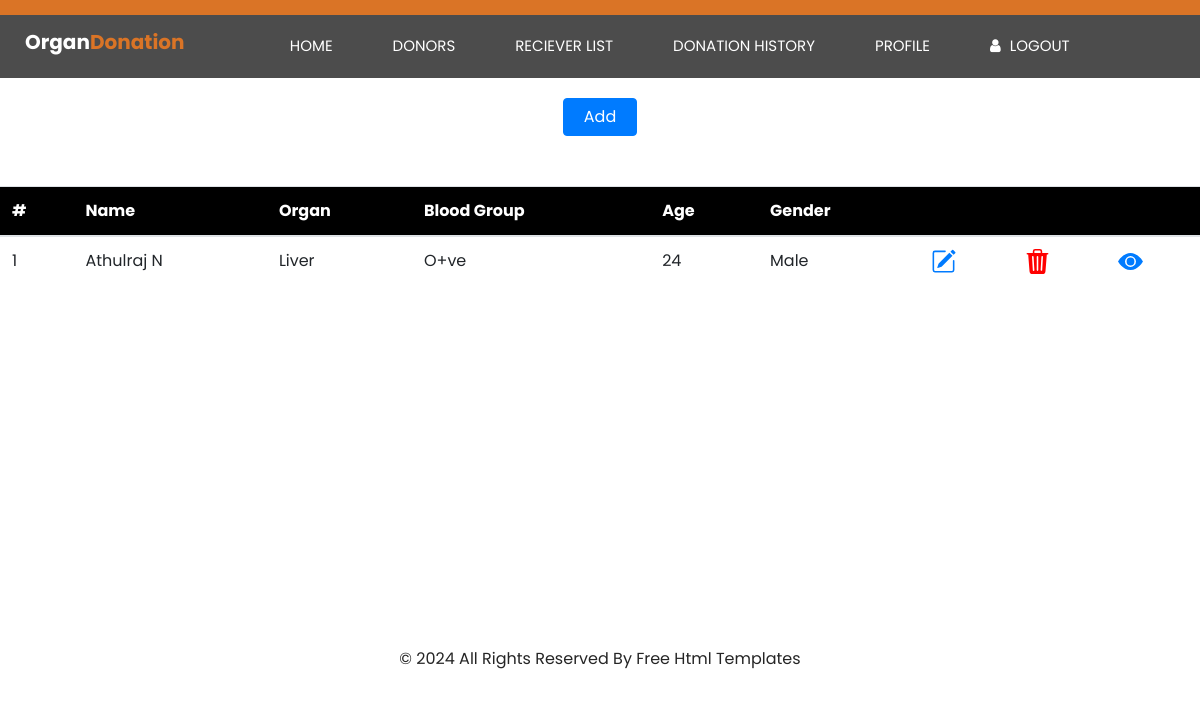
Page /donor (signed in) on the committed database.
### app/models.py (models this page shows, shortened)
class donor(models.Model):
    hospital_id  = models.ForeignKey(hospital, on_delete=models.CASCADE)
    name = models.CharField(max_length=200)
    doctername = models.CharField(max_length=200)
    Organ_name = models.CharField(max_length=200)
    gender = models.CharField(max_length=200,null=True,blank=True)
    age = models.CharField(max_length=200)
    bloodgroup = models.CharField(max_length=200)
    phone = models.IntegerField()
    email = models.CharField(max_length=200)
    address = models.CharField(max_length=200)
    photo = models.FileField()
    idproof = models.FileField()

### app/views.py (the view)
# urls.py: path('donor',views.donorpage,name='donor'),
def donorpage(request):
    data=request.session['hid']
    data1=donor.objects.filter(hospital_id=data)
    return render(request,'Donor.html',{'data1':data1})

### template/Donor.html (shortened to what this page needs)
<!DOCTYPE html>
<html lang="en">
    {% extends 'hospital.html' %}
    {% block content %}
    {% load static %}
<head>
</head>
<body>
<div style="display: flex; flex-direction: column;padding-bottom: 320px;">
    <table class="table" style="margin-top: 50px;padding-bottom: 500px;">
        <div style="margin: auto;">
            <a href="adddonors"><button class="btn btn-primary" style="width: fit-content;padding-left: 20px;padding-right: 20px;margin-top: 20px;">
                Add
            </button></a>
        </div>
        <thead style="background-color: black;color: white;">
          <tr>
            <th scope="col">#</th>
            <th scope="col">Name</th>
            <th scope="col">Organ</th>
            <th scope="col">Blood Group</th>
            <th scope="col">Age</th>
            <th scope="col">Gender</th>
            <th></th>
            <th></th>
            <th></th>
          </tr>
        </thead>
        <tbody style="background-color: white;">
          {% for i in data1 %}
          <tr>
            <td scope="row">{{ forloop.counter }}</td>
            <td>{{i.name}}</td>
            <td>{{i.Organ_name}}</td>
            <td>{{i.bloodgroup}}</td>
            <td>{{i.age}}</td>
            <td>{{i.gender}}</td>
            <td><a href="{% url 'donoredit' id=i.id %}"></a></td>
              <td>
                <a href="{% url 'donordelete' id=i.id %}"></a>
              </td>
              <td>
                <a href="{% url 'donordetails' id=i.id %}"><svg xmlns="http://www.w3.org/2000/svg" width="25" height="25" fill="currentColor" class="bi bi-eye-fill" viewBox="0 0 16 16">
                  <path d="M10.5 8a2.5 2.5 0 1 1-5 0 2.5 2.5 0 0 1 5 0"/>
                  <path d="M0 8s3-5.5 8-5.5S16 8 16 8s-3 5.5-8 5.5S0 8 0 8m8 3.5a3.5 3.5 0 1 0 0-7 3.5 3.5 0 0 0 0 7"/>
                </svg></a>
              </td>
          </tr>
         {% endfor %}
        </tbody>
      </table>
</div>
</body>
{% endblock %}

### static/css/style.css (style rules this page uses)
body { font-family: 'Poppins', sans-serif; color: #0c0c0c; background-color: #ffffff; overflow-x: hidden; }
a, a:hover, a:focus { text-decoration: none; }
.btn, .btn:focus { outline: none !important; -webkit-box-shadow: none; box-shadow: none; }

### template/hospital.html (style rules this page uses)
:root { --blue: #007bff; --indigo: #6610f2; --purple: #6f42c1; --pink: #e83e8c; --red: #dc3545; --orange: #fd7e14; --yellow: #ffc107; --green: #28a745; --teal: #20c997; --cyan: #17a2b8; --white: #fff; --gray: #6c757d; --gray-dark: #343a40; --primary: #007bff; --secondary: #6c757d; --success: #28a745; --info: #17a2b8; --warning: #ffc107; --danger: #dc3545; --light: #f8f9fa; --dark: #343a40; --breakpoint-xs: 0; --breakpoint-sm: 576px; --breakpoint-md: 768px; --breakpoint-lg: 992px; --breakpoint-xl: 1200px; --font-family-sans-serif: -apple-system, BlinkMacSystemFont, "Segoe UI", Roboto, "Helvetica Neue", Arial, "Noto Sans", sans-serif, "Apple Color Emoji", "Segoe UI Emoji", "Segoe UI Symbol", "Noto Color Emoji"; --font-family-monospace: SFMono-Regular, Menlo, Monaco, Consolas, "Liberation Mono", "Courier New", monospace; }
*, *::before, *::after { box-sizing: border-box; }
html { font-family: sans-serif; line-height: 1.15; -webkit-text-size-adjust: 100%; -webkit-tap-highlight-color: rgba(0, 0, 0, 0); }
body { margin: 0; font-family: -apple-system, BlinkMacSystemFont, "Segoe UI", Roboto, "Helvetica Neue", Arial, "Noto Sans", sans-serif, "Apple Color Emoji", "Segoe UI Emoji", "Segoe UI Symbol", "Noto Color Emoji"; font-size: 1rem; font-weight: 400; line-height: 1.5; color: #212529; text-align: left; background-color: #fff; }
a { color: #007bff; text-decoration: none; background-color: transparent; }
svg { overflow: hidden; vertical-align: middle; }
table { border-collapse: collapse; }
th { text-align: inherit; }
button { border-radius: 0; }
input, button, select, optgroup, textarea { margin: 0; font-family: inherit; font-size: inherit; line-height: inherit; }
button, input { overflow: visible; }
button, select { text-transform: none; }
button, [type="button"], [type="reset"], [type="submit"] { -webkit-appearance: button; }
button:not(:disabled), [type="button"]:not(:disabled), [type="reset"]:not(:disabled), [type="submit"]:not(:disabled) { cursor: pointer; }
.table { width: 100%; margin-bottom: 1rem; color: #212529; }
.table th, .table td { padding: 0.75rem; vertical-align: top; border-top: 1px solid #dee2e6; }
.table thead th { vertical-align: bottom; border-bottom: 2px solid #dee2e6; }
.btn { display: inline-block; font-weight: 400; color: #212529; text-align: center; vertical-align: middle; -webkit-user-select: none; -moz-user-select: none; -ms-user-select: none; user-select: none; background-color: transparent; border: 1px solid transparent; padding: 0.375rem 0.75rem; font-size: 1rem; line-height: 1.5; border-radius: 0.25rem; transition: color 0.15s ease-in-out, background-color 0.15s ease-in-out, border-color 0.15s ease-in-out, box-shadow 0.15s ease-in-out; }
.btn-primary { color: #fff; background-color: #007bff; border-color: #007bff; }

### rows in the picture
donor: name "Athulraj N", Organ_name "Liver", bloodgroup "O+ve", age "24", gender "Male"
